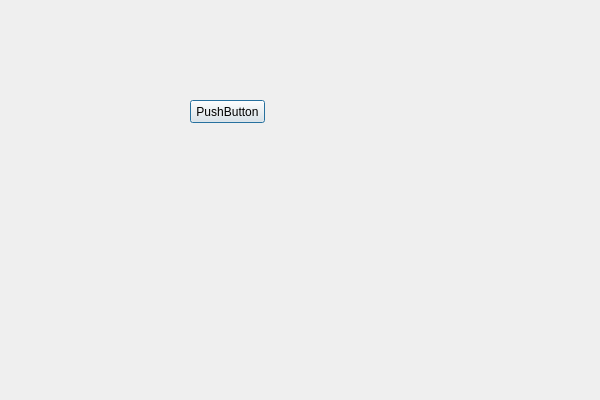
<?xml version="1.0" encoding="UTF-8"?>
<ui version="4.0">
 <class>demoClass</class>
 <widget class="QDialog" name="demoClass">
  <property name="geometry">
   <rect>
    <x>0</x>
    <y>0</y>
    <width>600</width>
    <height>400</height>
   </rect>
  </property>
  <property name="windowTitle">
   <string>demo</string>
  </property>
  <widget class="QPushButton" name="pbt_test">
   <property name="geometry">
    <rect>
     <x>190</x>
     <y>100</y>
     <width>75</width>
     <height>23</height>
    </rect>
   </property>
   <property name="text">
    <string>PushButton</string>
   </property>
  </widget>
 </widget>
 <layoutdefault spacing="6" margin="11"/>
 <resources>
  <include location="demo.qrc"/>
 </resources>
 <connections/>
</ui>
